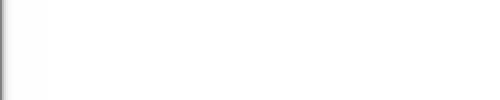
Frame 1 (no input)
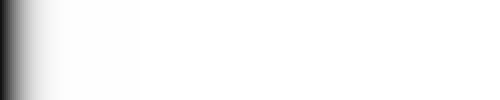
Frame 60 (the mouse pressed at the canvas centre just before this capture)
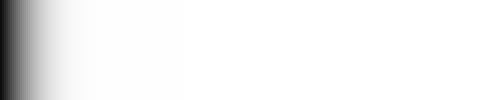
Frame 120 (the mouse held since frame 60 and released just before this capture)

The Processing sketch that drew these frames (run headless with seeded random() and noise(); from frame 60 on, the mouse is pressed at the canvas centre):

// Processing sketch: DistributionGradiant
// ── DistributionGradiant.pde
int bucketCount = 250;
float full = 100;
int loss = 100;//amount removed per frame
float[] buckets;
float bucketWidth;

void setup() {

  //prep canvas
  size(500,100);
  background(255);
  
  //build buckets
  buckets = new float[bucketCount];
  for(int i=0;i<bucketCount;i++) {
    buckets[i]=full;
  }
  
  bucketWidth = width/bucketCount;
}

void draw() {
  //clear screen
  background(255);
  
  //remove items from first bucket
  //down to 0 items
  buckets[0] -= loss;
  buckets[0] = max(buckets[0],0);
 
  //update bucket values
  for(int i=1;i<bucketCount;i++) {
    if(buckets[i]!=buckets[i-1]) {
      //a bucket will try to balance with the previous bucket
      //by giving it half of their difference 
      float diff = (buckets[i]-buckets[i-1])/2;
      buckets[i]-=diff;
      buckets[i-1]+=diff;
    }
  }
  
  //draw buckets
  for(int i=0;i<bucketCount;i++) {
    noStroke();
    fill((buckets[i]/full)*255);
    rect(i*bucketWidth,0,bucketWidth,height);
  }  
}
